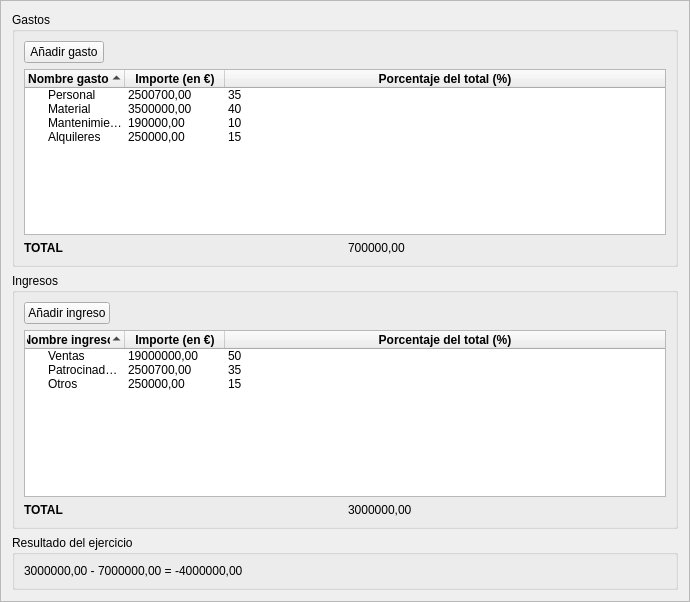
<?xml version="1.0" encoding="UTF-8"?>
<ui version="4.0">
 <class>FEditarinformacioneconomica</class>
 <widget class="QFrame" name="FEditarinformacioneconomica">
  <property name="geometry">
   <rect>
    <x>0</x>
    <y>0</y>
    <width>690</width>
    <height>602</height>
   </rect>
  </property>
  <property name="windowTitle">
   <string>Frame</string>
  </property>
  <property name="frameShape">
   <enum>QFrame::StyledPanel</enum>
  </property>
  <property name="frameShadow">
   <enum>QFrame::Raised</enum>
  </property>
  <layout class="QVBoxLayout" name="verticalLayout_4">
   <item>
    <widget class="QGroupBox" name="groupBox">
     <property name="title">
      <string>Gastos</string>
     </property>
     <layout class="QVBoxLayout" name="verticalLayout">
      <item>
       <layout class="QHBoxLayout" name="horizontalLayout">
        <item>
         <widget class="QPushButton" name="pushButton">
          <property name="text">
           <string>Añadir gasto</string>
          </property>
         </widget>
        </item>
        <item>
         <spacer name="horizontalSpacer">
          <property name="orientation">
           <enum>Qt::Horizontal</enum>
          </property>
          <property name="sizeHint" stdset="0">
           <size>
            <width>398</width>
            <height>20</height>
           </size>
          </property>
         </spacer>
        </item>
       </layout>
      </item>
      <item>
       <widget class="QTreeWidget" name="treeWidget">
        <property name="sortingEnabled">
         <bool>true</bool>
        </property>
        <column>
         <property name="text">
          <string>Nombre gasto</string>
         </property>
         <property name="font">
          <font>
           <weight>75</weight>
           <bold>true</bold>
          </font>
         </property>
         <property name="textAlignment">
          <set>AlignHCenter|AlignVCenter|AlignCenter</set>
         </property>
        </column>
        <column>
         <property name="text">
          <string>Importe (en €)</string>
         </property>
         <property name="font">
          <font>
           <weight>75</weight>
           <bold>true</bold>
          </font>
         </property>
         <property name="textAlignment">
          <set>AlignHCenter|AlignVCenter|AlignCenter</set>
         </property>
        </column>
        <column>
         <property name="text">
          <string>Porcentaje del total (%)</string>
         </property>
         <property name="font">
          <font>
           <weight>75</weight>
           <bold>true</bold>
          </font>
         </property>
         <property name="textAlignment">
          <set>AlignHCenter|AlignVCenter|AlignCenter</set>
         </property>
        </column>
        <item>
         <property name="text">
          <string>Personal</string>
         </property>
         <property name="text">
          <string>2500700,00</string>
         </property>
         <property name="textAlignment">
          <set>AlignRight|AlignVCenter</set>
         </property>
         <property name="text">
          <string>35</string>
         </property>
         <property name="textAlignment">
          <set>AlignRight|AlignVCenter</set>
         </property>
        </item>
        <item>
         <property name="text">
          <string>Material</string>
         </property>
         <property name="text">
          <string>3500000,00</string>
         </property>
         <property name="textAlignment">
          <set>AlignRight|AlignVCenter</set>
         </property>
         <property name="text">
          <string>40</string>
         </property>
         <property name="textAlignment">
          <set>AlignRight|AlignVCenter</set>
         </property>
        </item>
        <item>
         <property name="text">
          <string>Mantenimiento</string>
         </property>
         <property name="text">
          <string>190000,00</string>
         </property>
         <property name="textAlignment">
          <set>AlignRight|AlignVCenter</set>
         </property>
         <property name="text">
          <string>10</string>
         </property>
         <property name="textAlignment">
          <set>AlignRight|AlignVCenter</set>
         </property>
        </item>
        <item>
         <property name="text">
          <string>Alquileres</string>
         </property>
         <property name="text">
          <string>250000,00</string>
         </property>
         <property name="textAlignment">
          <set>AlignRight|AlignVCenter</set>
         </property>
         <property name="text">
          <string>15</string>
         </property>
         <property name="textAlignment">
          <set>AlignRight|AlignVCenter</set>
         </property>
        </item>
       </widget>
      </item>
      <item>
       <layout class="QHBoxLayout" name="horizontalLayout_2">
        <item>
         <widget class="QLabel" name="label_2">
          <property name="font">
           <font>
            <pointsize>9</pointsize>
            <weight>75</weight>
            <bold>true</bold>
           </font>
          </property>
          <property name="text">
           <string>TOTAL</string>
          </property>
         </widget>
        </item>
        <item>
         <widget class="QLabel" name="label_5">
          <property name="text">
           <string>700000,00</string>
          </property>
         </widget>
        </item>
       </layout>
      </item>
     </layout>
    </widget>
   </item>
   <item>
    <widget class="QGroupBox" name="groupBox_2">
     <property name="title">
      <string>Ingresos</string>
     </property>
     <layout class="QVBoxLayout" name="verticalLayout_2">
      <item>
       <layout class="QHBoxLayout" name="horizontalLayout_3">
        <item>
         <widget class="QPushButton" name="pushButton_2">
          <property name="text">
           <string>Añadir ingreso</string>
          </property>
         </widget>
        </item>
        <item>
         <spacer name="horizontalSpacer_2">
          <property name="orientation">
           <enum>Qt::Horizontal</enum>
          </property>
          <property name="sizeHint" stdset="0">
           <size>
            <width>398</width>
            <height>20</height>
           </size>
          </property>
         </spacer>
        </item>
       </layout>
      </item>
      <item>
       <widget class="QTreeWidget" name="treeWidget_2">
        <property name="sortingEnabled">
         <bool>true</bool>
        </property>
        <column>
         <property name="text">
          <string>Nombre ingreso</string>
         </property>
         <property name="font">
          <font>
           <weight>75</weight>
           <bold>true</bold>
          </font>
         </property>
         <property name="textAlignment">
          <set>AlignHCenter|AlignVCenter|AlignCenter</set>
         </property>
        </column>
        <column>
         <property name="text">
          <string>Importe (en €)</string>
         </property>
         <property name="font">
          <font>
           <weight>75</weight>
           <bold>true</bold>
          </font>
         </property>
         <property name="textAlignment">
          <set>AlignHCenter|AlignVCenter|AlignCenter</set>
         </property>
        </column>
        <column>
         <property name="text">
          <string>Porcentaje del total (%)</string>
         </property>
         <property name="font">
          <font>
           <weight>75</weight>
           <bold>true</bold>
          </font>
         </property>
         <property name="textAlignment">
          <set>AlignHCenter|AlignVCenter|AlignCenter</set>
         </property>
        </column>
        <item>
         <property name="text">
          <string>Ventas</string>
         </property>
         <property name="text">
          <string>19000000,00</string>
         </property>
         <property name="textAlignment">
          <set>AlignRight|AlignVCenter</set>
         </property>
         <property name="text">
          <string>50</string>
         </property>
         <property name="textAlignment">
          <set>AlignRight|AlignVCenter</set>
         </property>
        </item>
        <item>
         <property name="text">
          <string>Patrocinadores</string>
         </property>
         <property name="text">
          <string>2500700,00</string>
         </property>
         <property name="textAlignment">
          <set>AlignRight|AlignVCenter</set>
         </property>
         <property name="text">
          <string>35</string>
         </property>
         <property name="textAlignment">
          <set>AlignRight|AlignVCenter</set>
         </property>
        </item>
        <item>
         <property name="text">
          <string>Otros</string>
         </property>
         <property name="text">
          <string>250000,00</string>
         </property>
         <property name="textAlignment">
          <set>AlignRight|AlignVCenter</set>
         </property>
         <property name="text">
          <string>15</string>
         </property>
         <property name="textAlignment">
          <set>AlignRight|AlignVCenter</set>
         </property>
        </item>
       </widget>
      </item>
      <item>
       <layout class="QHBoxLayout" name="horizontalLayout_4">
        <item>
         <widget class="QLabel" name="label_4">
          <property name="font">
           <font>
            <pointsize>9</pointsize>
            <weight>75</weight>
            <bold>true</bold>
           </font>
          </property>
          <property name="text">
           <string>TOTAL</string>
          </property>
         </widget>
        </item>
        <item>
         <widget class="QLabel" name="label_3">
          <property name="text">
           <string>3000000,00</string>
          </property>
         </widget>
        </item>
       </layout>
      </item>
     </layout>
    </widget>
   </item>
   <item>
    <widget class="QGroupBox" name="groupBox_3">
     <property name="title">
      <string>Resultado del ejercicio</string>
     </property>
     <layout class="QVBoxLayout" name="verticalLayout_3">
      <item>
       <widget class="QLabel" name="label">
        <property name="text">
         <string>3000000,00 - 7000000,00 = -4000000,00</string>
        </property>
       </widget>
      </item>
     </layout>
    </widget>
   </item>
  </layout>
 </widget>
 <resources/>
 <connections/>
</ui>
